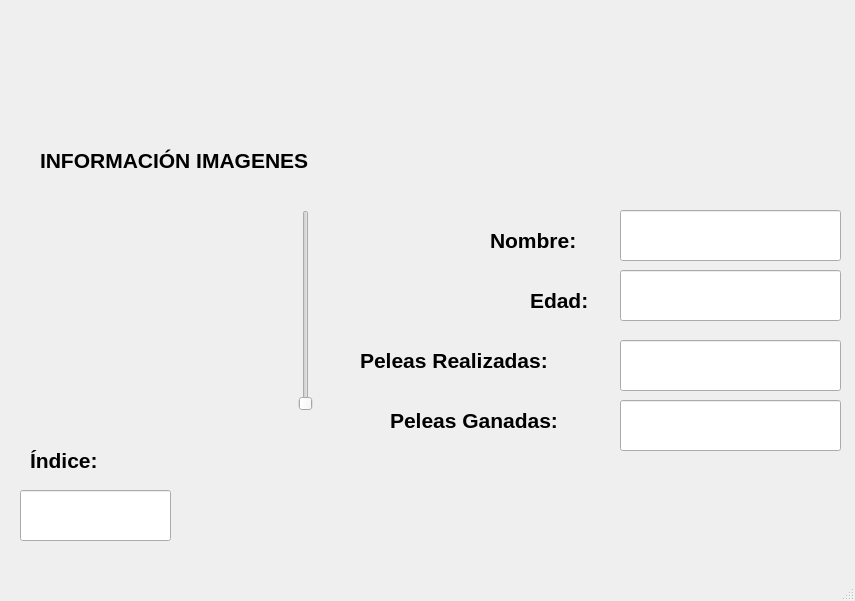
<?xml version="1.0" encoding="UTF-8"?>
<ui version="4.0">
 <class>MainWindow</class>
 <widget class="QMainWindow" name="MainWindow">
  <property name="geometry">
   <rect>
    <x>0</x>
    <y>0</y>
    <width>855</width>
    <height>601</height>
   </rect>
  </property>
  <property name="windowTitle">
   <string>MainWindow</string>
  </property>
  <widget class="QWidget" name="centralwidget">
   <widget class="QLabel" name="label">
    <property name="geometry">
     <rect>
      <x>40</x>
      <y>140</y>
      <width>381</width>
      <height>41</height>
     </rect>
    </property>
    <property name="font">
     <font>
      <pointsize>16</pointsize>
      <weight>75</weight>
      <bold>true</bold>
     </font>
    </property>
    <property name="text">
     <string>INFORMACIÓN IMAGENES</string>
    </property>
   </widget>
   <widget class="QLineEdit" name="txt_valor">
    <property name="geometry">
     <rect>
      <x>20</x>
      <y>490</y>
      <width>151</width>
      <height>51</height>
     </rect>
    </property>
    <property name="font">
     <font>
      <pointsize>16</pointsize>
     </font>
    </property>
    <property name="alignment">
     <set>Qt::AlignCenter</set>
    </property>
   </widget>
   <widget class="QLabel" name="label_2">
    <property name="geometry">
     <rect>
      <x>30</x>
      <y>440</y>
      <width>91</width>
      <height>41</height>
     </rect>
    </property>
    <property name="font">
     <font>
      <pointsize>16</pointsize>
      <weight>75</weight>
      <bold>true</bold>
     </font>
    </property>
    <property name="text">
     <string>Índice:</string>
    </property>
   </widget>
   <widget class="QSlider" name="verticalSlider">
    <property name="geometry">
     <rect>
      <x>280</x>
      <y>210</y>
      <width>51</width>
      <height>201</height>
     </rect>
    </property>
    <property name="orientation">
     <enum>Qt::Vertical</enum>
    </property>
   </widget>
   <widget class="QLabel" name="label_3">
    <property name="geometry">
     <rect>
      <x>20</x>
      <y>20</y>
      <width>231</width>
      <height>91</height>
     </rect>
    </property>
    <property name="text">
     <string/>
    </property>
    <property name="pixmap">
     <pixmap resource="archivo_recursos.qrc">:/Intro/UAT-Logotipo202.png</pixmap>
    </property>
    <property name="scaledContents">
     <bool>true</bool>
    </property>
   </widget>
   <widget class="QLabel" name="label_4">
    <property name="geometry">
     <rect>
      <x>610</x>
      <y>10</y>
      <width>231</width>
      <height>91</height>
     </rect>
    </property>
    <property name="text">
     <string/>
    </property>
    <property name="pixmap">
     <pixmap resource="archivo_recursos.qrc">:/Intro/FI_LOGO.png</pixmap>
    </property>
    <property name="scaledContents">
     <bool>true</bool>
    </property>
   </widget>
   <widget class="QLabel" name="lb_img">
    <property name="geometry">
     <rect>
      <x>20</x>
      <y>220</y>
      <width>231</width>
      <height>181</height>
     </rect>
    </property>
    <property name="text">
     <string/>
    </property>
    <property name="pixmap">
     <pixmap resource="archivo_recursos.qrc">:/Intro/UAT-Logotipo202.png</pixmap>
    </property>
    <property name="scaledContents">
     <bool>true</bool>
    </property>
   </widget>
   <widget class="QLabel" name="label_6">
    <property name="geometry">
     <rect>
      <x>490</x>
      <y>220</y>
      <width>131</width>
      <height>41</height>
     </rect>
    </property>
    <property name="font">
     <font>
      <pointsize>16</pointsize>
      <weight>75</weight>
      <bold>true</bold>
     </font>
    </property>
    <property name="text">
     <string>Nombre:</string>
    </property>
   </widget>
   <widget class="QLabel" name="label_7">
    <property name="geometry">
     <rect>
      <x>530</x>
      <y>280</y>
      <width>81</width>
      <height>41</height>
     </rect>
    </property>
    <property name="font">
     <font>
      <pointsize>16</pointsize>
      <weight>75</weight>
      <bold>true</bold>
     </font>
    </property>
    <property name="text">
     <string>Edad:</string>
    </property>
   </widget>
   <widget class="QLabel" name="label_8">
    <property name="geometry">
     <rect>
      <x>360</x>
      <y>340</y>
      <width>261</width>
      <height>41</height>
     </rect>
    </property>
    <property name="font">
     <font>
      <pointsize>16</pointsize>
      <weight>75</weight>
      <bold>true</bold>
     </font>
    </property>
    <property name="text">
     <string>Peleas Realizadas:</string>
    </property>
   </widget>
   <widget class="QLabel" name="label_9">
    <property name="geometry">
     <rect>
      <x>390</x>
      <y>400</y>
      <width>231</width>
      <height>41</height>
     </rect>
    </property>
    <property name="font">
     <font>
      <pointsize>16</pointsize>
      <weight>75</weight>
      <bold>true</bold>
     </font>
    </property>
    <property name="text">
     <string>Peleas Ganadas:</string>
    </property>
   </widget>
   <widget class="QLineEdit" name="txt_nombre">
    <property name="geometry">
     <rect>
      <x>620</x>
      <y>210</y>
      <width>221</width>
      <height>51</height>
     </rect>
    </property>
    <property name="font">
     <font>
      <pointsize>16</pointsize>
     </font>
    </property>
    <property name="alignment">
     <set>Qt::AlignCenter</set>
    </property>
   </widget>
   <widget class="QLineEdit" name="txt_edad">
    <property name="geometry">
     <rect>
      <x>620</x>
      <y>270</y>
      <width>221</width>
      <height>51</height>
     </rect>
    </property>
    <property name="font">
     <font>
      <pointsize>16</pointsize>
     </font>
    </property>
    <property name="alignment">
     <set>Qt::AlignCenter</set>
    </property>
   </widget>
   <widget class="QLineEdit" name="txt_peleas_realizadas">
    <property name="geometry">
     <rect>
      <x>620</x>
      <y>340</y>
      <width>221</width>
      <height>51</height>
     </rect>
    </property>
    <property name="font">
     <font>
      <pointsize>16</pointsize>
     </font>
    </property>
    <property name="alignment">
     <set>Qt::AlignCenter</set>
    </property>
   </widget>
   <widget class="QLineEdit" name="txt_peleas_ganadas">
    <property name="geometry">
     <rect>
      <x>620</x>
      <y>400</y>
      <width>221</width>
      <height>51</height>
     </rect>
    </property>
    <property name="font">
     <font>
      <pointsize>16</pointsize>
     </font>
    </property>
    <property name="alignment">
     <set>Qt::AlignCenter</set>
    </property>
   </widget>
  </widget>
  <widget class="QMenuBar" name="menubar">
   <property name="geometry">
    <rect>
     <x>0</x>
     <y>0</y>
     <width>855</width>
     <height>26</height>
    </rect>
   </property>
  </widget>
  <widget class="QStatusBar" name="statusbar"/>
 </widget>
 <resources>
  <include location="archivo_recursos.qrc"/>
 </resources>
 <connections/>
</ui>
